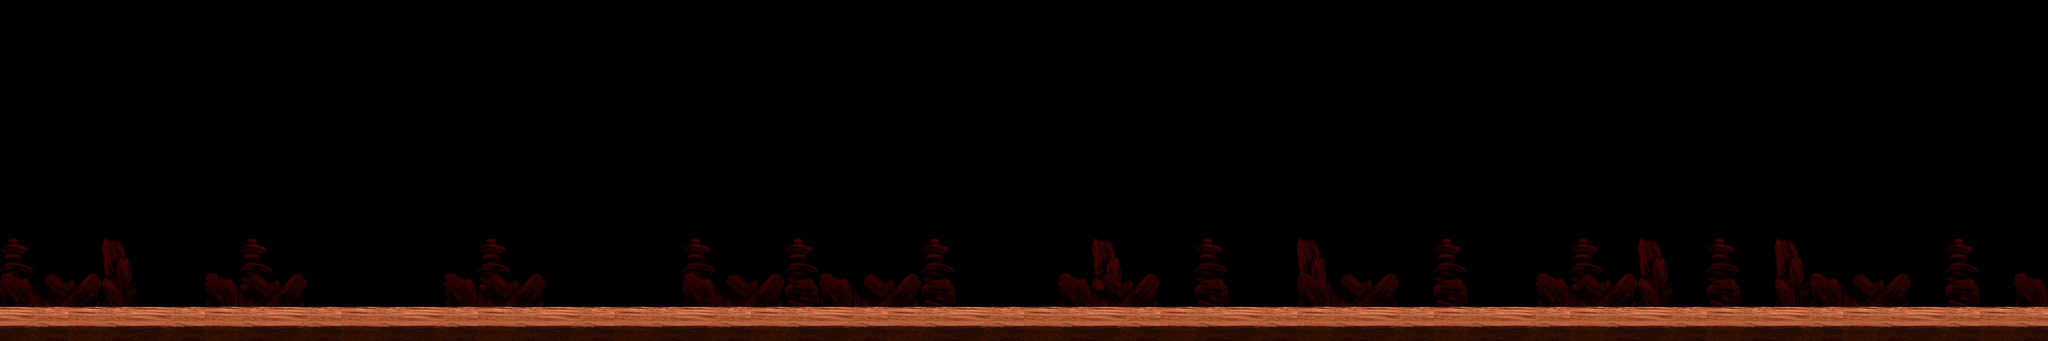

Tiled map render using the project's own tile images. Description and the map definition, with tile-layer contents summarised, below:
An orthogonal 60x10 tile map with 64x64 px tiles, 3 tile layers (GroundLayer, RockColumnsLayer, RockBoulderLayer).

<map version="1.0" orientation="orthogonal" width="60" height="10" tilewidth="64" tileheight="64">
 <tileset firstgid="1" name="TilesTextureAtlas" tilewidth="64" tileheight="64" spacing="1" margin="1">
  <image source="TilesTextureAtlas.png" width="256" height="512" />
 </tileset>
 <layer name="GroundLayer" width="60" height="10">
  <data>[600 cells, 60 non-empty, 4 distinct tile ids]</data>
 </layer>
 <layer name="RockColumnsLayer" width="60" height="10">
  <data>[600 cells, 32 non-empty, 4 distinct tile ids]</data>
 </layer>
 <layer name="RockBoulderLayer" width="60" height="10">
  <data>[600 cells, 28 non-empty, 3 distinct tile ids]</data>
 </layer>
</map>
